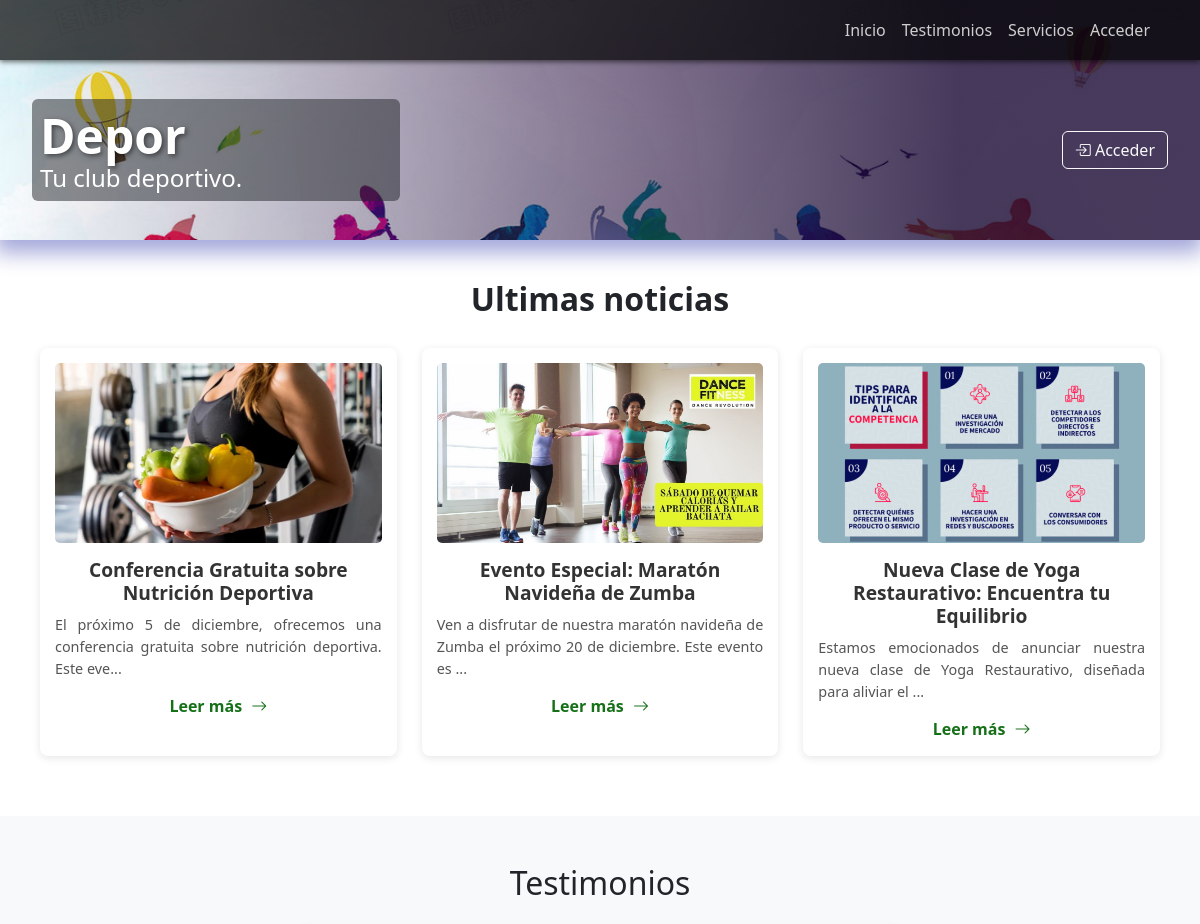
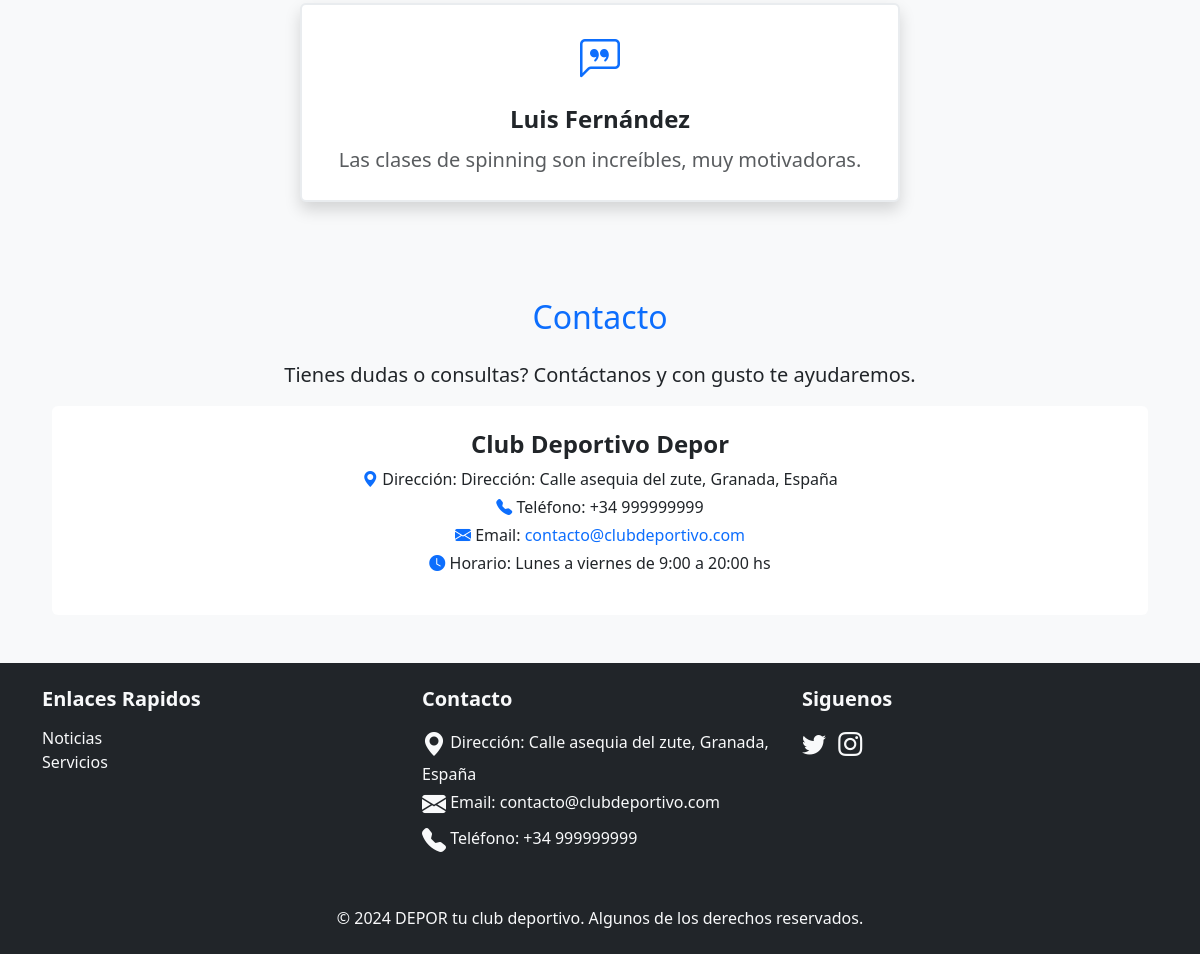
The page / on the database its author committed (2 pictures, top to bottom).
### tables this page shows
CREATE TABLE `noticia` (
  `id` int(11) NOT NULL,
  `titulo` varchar(100) NOT NULL,
  `contenido` text NOT NULL,
  `imagen` varchar(100) DEFAULT NULL,
  `fecha_publicacion` date NOT NULL
);

CREATE TABLE `testimonio` (
  `id` int(11) NOT NULL,
  `autor` int(11) NOT NULL,
  `contenido` text NOT NULL,
  `fecha` date NOT NULL
);

CREATE TABLE `socio` (
  `id` int(11) NOT NULL AUTO_INCREMENT,
  `nombre` varchar(50) NOT NULL,
  `edad` int(11) DEFAULT NULL,
  `usuario` varchar(30) NOT NULL,
  `password` varchar(255) NOT NULL,
  `telefono` varchar(15) DEFAULT NULL,
  `foto` varchar(100) DEFAULT NULL,
  `tipo_usuario` varchar(20) NOT NULL,
  PRIMARY KEY (`id`) 
);

### funciones/funcionesNoticias.php (called while the page is built, shortened)
<?php
    function obtenerUltimasNoticias($conexion) {
        $sentencia = "SELECT * FROM noticia
                      WHERE fecha_publicacion <= ?
                      ORDER BY fecha_publicacion DESC
                      LIMIT ?";
        $consulta = $conexion->prepare($sentencia);
        $fechaActual = date('Y-m-d');
        $xUltimos = 3;
        $consulta->bind_param('si', $fechaActual, $xUltimos);
        if ($consulta->execute() === false) {
            die("Error en la ejecución de la consulta");
        }
        $id = $titulo = $contenido = $imagen = $fecha_publicacion = null;
        $consulta->bind_result($id, $titulo, $contenido, $imagen, $fecha_publicacion);
        $noticias = array();
        while ($consulta->fetch()) {
            $noticias[] = array(
                'id' => $id,
                'titulo' => $titulo,
                'contenido' => $contenido,
                'imagen' => $imagen,
                'fecha_publicacion' => $fecha_publicacion
            );
        }
        return $noticias;
    }
?>

### funciones/funcionesTestimonios.php (called while the page is built, shortened)
<?php
    function getTestimoniosAleatorios($conexion, $nTestimonios) {
        if ($nTestimonios > 0) {
            $sentencia = "SELECT t.id, t.contenido, t.fecha, s.nombre as autor
                        FROM testimonio t
                        JOIN socio s ON t.autor = s.id
                        ORDER BY RAND()
                        LIMIT ?";
            $consulta = $conexion->prepare($sentencia);
            $consulta->bind_param('i', $nTestimonios);
        } else {
            $sentencia = "SELECT t.id, t.contenido, t.fecha, s.nombre AS autor
                        FROM testimonio t
                        JOIN socio s ON t.autor = s.id
                        ORDER BY RAND()";
            $consulta = $conexion->prepare($sentencia);
        }
        if ($consulta->execute() === false) {
            die("Error al ejecutar la consulta: " . $consulta->error);
        }
        $id = $contenido = $fecha = $autor = null;
        $consulta->bind_result($id, $contenido, $fecha, $autor);
        $testimonios = [];
        while ($consulta->fetch()) {
            $testimonios[] = array(
                'id' => $id,
                'contenido' => $contenido,
                'fecha' => $fecha,
                'autor' => $autor
            );
        }
        return $testimonios;
    }
?>

### index.php (the view, shortened to what this page needs)
<?php
    require_once "./config/init.php";
    require_once "./funciones/funcionesNoticias.php";
    require_once "./funciones/funcionesTestimonios.php";
?>
<!DOCTYPE html>
<html lang="en">
<head>
    <link href="https://cdn.jsdelivr.net/npm/bootstrap@5.3.3/dist/css/bootstrap.min.css" rel="stylesheet">
    <link href="https://cdn.jsdelivr.net/npm/bootstrap-icons/font/bootstrap-icons.css" rel="stylesheet">
    <link rel="stylesheet" href="./assets/css/estilos.css">
</head>
<body>
    <?php
        require_once "./requires/cabecera.php";
    ?>
    <main>
        <section class="seccion_ultimas_noticias">
            <h2>Ultimas noticias</h2>
            <div class="contenedor_noticias">
                <?php
                    $ultimasNoticias = obtenerUltimasNoticias($conexion);
                    if($ultimasNoticias){
                        foreach($ultimasNoticias as $noticia){
                            echo '<div class="noticia transition">';
                            echo '<img src="'.$noticia['imagen'].'"
                                alt="'.$noticia['titulo'].'"
                                class="noticia-imagen">';
                            echo '<h3>'.$noticia['titulo'].'</h3>';
                            echo '<p>'.substr($noticia['contenido'], 0, 100).'...</p>';
                            echo '<a href="noticias/ver.php?id='.$noticia['id'].'"
                                class="noticia-enlace">
                                    Leer más <i class="bi bi-arrow-right"></i>
                                </a>';
                            echo '</div>';
                        }
                    } else {
                        echo '<p class="text-center py-4 text-muted">No hay noticias disponibles</p>';
                    }
                ?>
            </div>
        </section>
        <section class="seccion_testimonios  py-5 bg-light">
            <div class="container contenedor_testimonios">
                <h2 class="text-center mb-4">Testimonios</h2>
                <?php
                    $testimonioAleatorio = getTestimoniosAleatorios($conexion, 1);
                    echo '<div class="contenedor_testimonio_aleatorio mx-auto p-4 bg-white shadow rounded">';
                        echo '<div class="text-center mb-3">';
                        echo '<i class="bi bi-chat-left-quote fs-1 text-primary"></i>';
                        echo '</div>';
                        echo '<div class="testimonio text-center">';
                        echo '<h3 class="fs-4 fw-bold text-dark">'.$testimonioAleatorio[0]['autor'].'</h3>';
                        echo '<p class="text-muted fs-5">'.$testimonioAleatorio[0]['contenido'].'</p>';
                        echo '</div>';
                    echo '</div>';
                ?>
            </div>
        </section>
        <section class="seccion_contacto py-5 bg-light text-center">
            <div class="container">
                <h2 class="text-primary mb-4">Contacto</h2>
                <p class="lead">Tienes dudas o consultas? Contáctanos y con gusto te ayudaremos.</p>
                <div class="card  p-4 border-0">
                    <h4 class="text-dark"><strong>Club Deportivo Depor</strong></h4>
                    <p class="mb-1"><i class="bi bi-geo-alt-fill text-primary"></i> Dirección: Dirección: Calle asequia del zute, Granada, España</p>
                    <p class="mb-1"><i class="bi bi-telephone-fill text-primary"></i> Teléfono: +34 999999999</p>
                    <p class="mb-1">
                        <i class="bi bi-envelope-fill text-primary"></i>
                        Email: <a href="mailto:contacto@deporclub.com" class="text-decoration-none">contacto@clubdeportivo.com</a>
                    </p>
                    <p><i class="bi bi-clock-fill text-primary"></i> Horario: Lunes a viernes de 9:00 a 20:00 hs</p>
                </div>
            </div>
        </section>
    </main>
    <?php
        include('requires/footer.php');
    ?>
</body>
</html>

### assets/css/estilos.css (style rules this page uses)
body { margin: 0; padding: 0; }
section { padding: 40px 40px; }
.seccion_ultimas_noticias h2 { font-weight: bold; margin-bottom: 10px; text-align: center; }
.contenedor_noticias { display: grid; grid-template-columns: repeat(auto-fit, minmax(200px, 1fr)); gap: 25px; padding: 20px 0; }
.contenedor_noticias .noticia { background-color: white; padding: 15px; border-radius: 8px; overflow: hidden; box-shadow: 0 2px 8px rgba(0,0,0,0.1); transition: all 0.3s ease; }
.noticia-imagen { width: 100%; height: 180px; object-fit: cover; border-radius: 5px; margin-bottom: 15px; }
.noticia h3 { font-size: 1.2em; font-weight: 600; margin-bottom: 10px; text-align: center; color: #333; }
.noticia p { text-align: justify; margin-bottom: 15px; font-size: 0.9em; color: #555; line-height: 1.5; }
.noticia-enlace { color: #157018; text-decoration: none; display: block; text-align: center; font-weight: 600; transition: color 0.3s ease; }
.noticia-enlace i { margin-left: 5px; transition: transform 0.3s ease; }
.contenedor_testimonio_aleatorio { max-width: 600px; border: 2px solid #e9ecef; border-radius: 10px; transition: transform 0.3s, box-shadow 0.3s; }
.testimonio h3 { color: #495057; margin-bottom: 10px; }
.testimonio p { font-size: 1.1rem; line-height: 1.6; margin-bottom: 0; }

### rows shown on the page
noticia: imagen (picture), titulo "Conferencia Gratuita sobre Nutrición Deportiva", contenido "El próximo 5 de diciembre, ofrecemos una conferencia gratuita sobre nutrición deportiva. Este eve"
noticia: imagen (picture), titulo "Evento Especial: Maratón Navideña de Zumba", contenido "Ven a disfrutar de nuestra maratón navideña de Zumba el próximo 20 de diciembre. Este evento es"
noticia: imagen (picture), titulo "Nueva Clase de Yoga Restaurativo: Encuentra tu Equilibrio", contenido "Estamos emocionados de anunciar nuestra nueva clase de Yoga Restaurativo, diseñada para aliviar el"
testimonio: socio.nombre "Luis Fernández", contenido "Las clases de spinning son increíbles, muy motivadoras."
